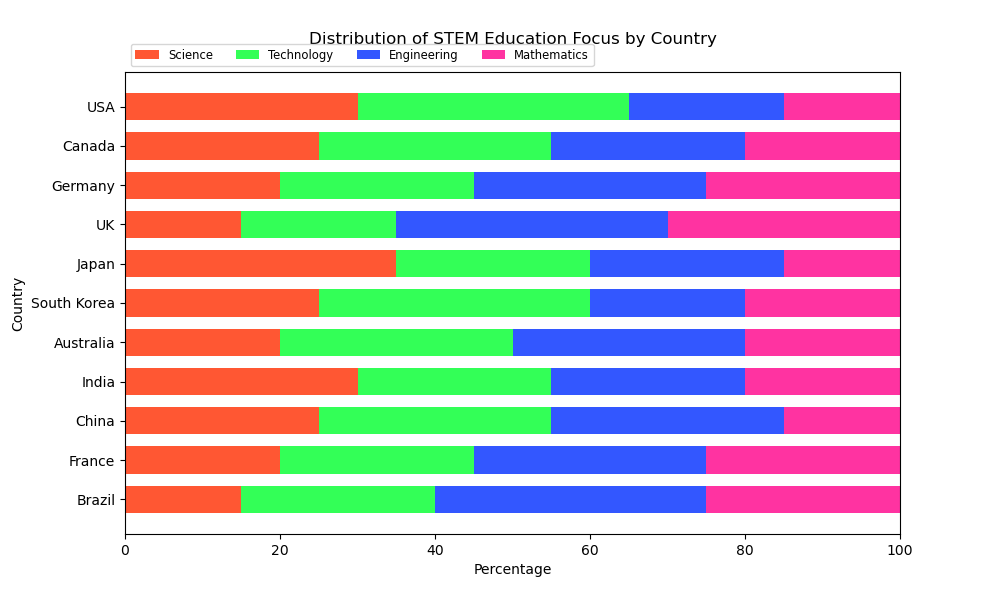

Generate this figure with Python:

import matplotlib.pyplot as plt
import numpy as np

data = {
    'Country': ['USA', 'Canada', 'Germany', 'UK', 'Japan', 'South Korea', 'Australia', 'India', 'China', 'France', 'Brazil'],
    'Science': [30, 25, 20, 15, 35, 25, 20, 30, 25, 20, 15],
    'Technology': [35, 30, 25, 20, 25, 35, 30, 25, 30, 25, 25],
    'Engineering': [20, 25, 30, 35, 25, 20, 30, 25, 30, 30, 35],
    'Mathematics': [15, 20, 25, 30, 15, 20, 20, 20, 15, 25, 25]
}

categories = list(data.keys())[1:]
countries = data['Country']
values = np.array([data[category] for category in categories])

values_cum = values.cumsum(axis=0)
category_colors = ['#FF5733', '#33FF57', '#3357FF', '#FF33A1']

fig, ax = plt.subplots(figsize=(10, 6))

ax.invert_yaxis()
ax.set_xlim(0, np.sum(values, axis=0).max())
ax.set_xlabel('Percentage')
ax.set_ylabel('Country')
ax.set_title('Distribution of STEM Education Focus by Country', pad=20)

for i, (colname, color) in enumerate(zip(categories, category_colors)):
    widths = values[i]
    starts = values_cum[i] - widths
    ax.barh(countries, widths, left=starts, height=0.7, label=colname, color=color)

ax.legend(ncol=len(categories), bbox_to_anchor=(0, 1), loc='lower left', fontsize='small')

plt.show()
